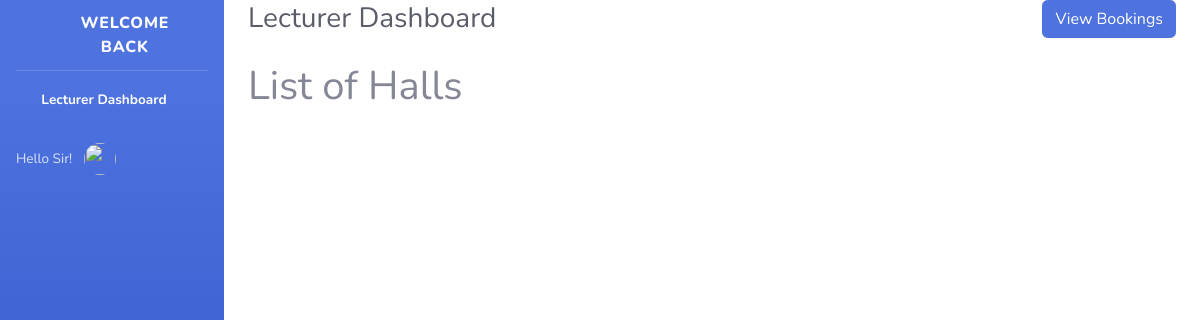
Before: /available/ with the older database file.
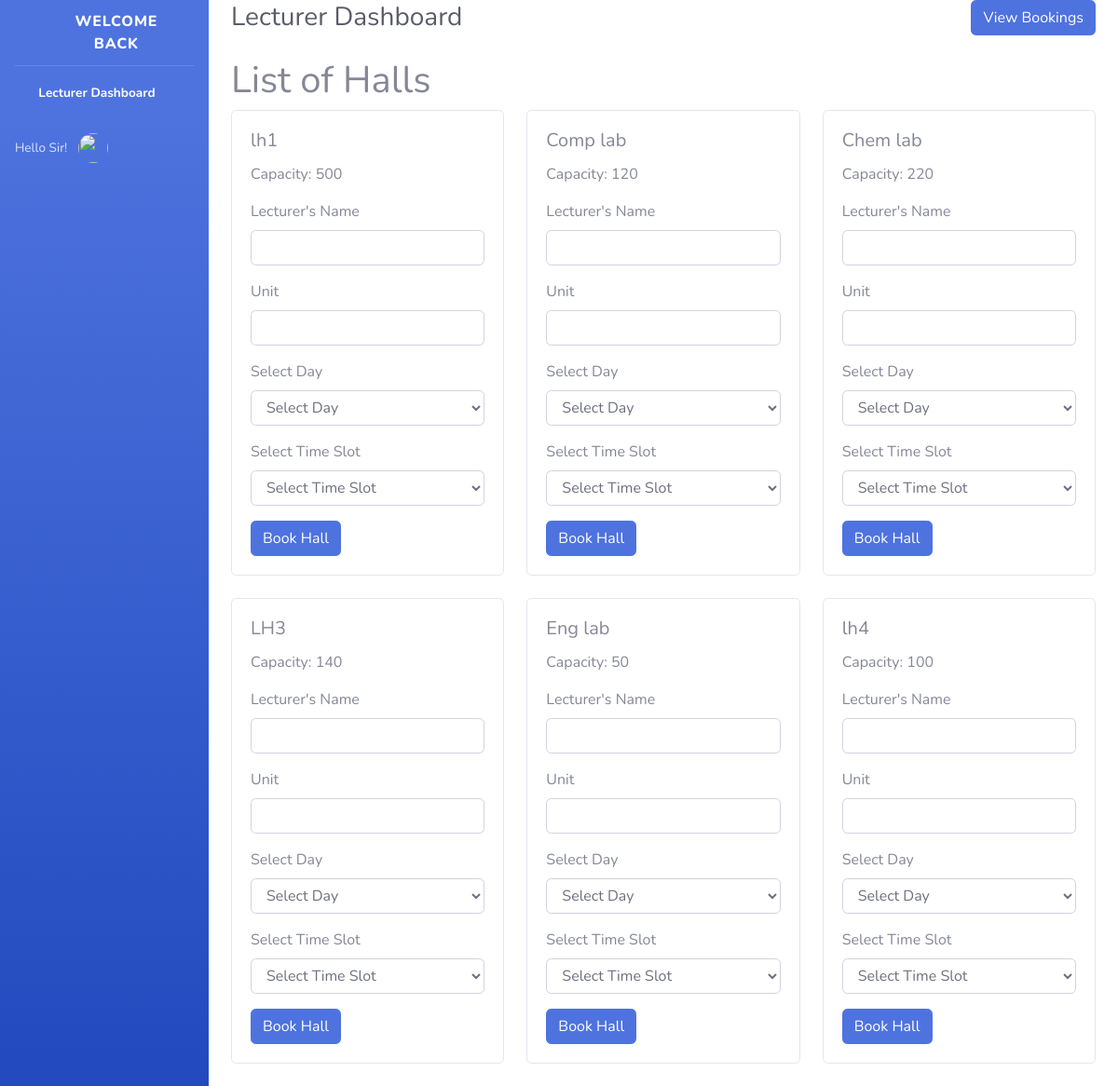
After: the same page with the newer database file.
### myapp/models.py (models this page shows, shortened)
class Hall(models.Model):
    name = models.CharField(max_length=100)
    capacity = models.IntegerField()
    slot_7_10 = models.BooleanField(default=True)
    slot_10_1 = models.BooleanField(default=True)
    slot_1_4 = models.BooleanField(default=True)
    slot_4_7 = models.BooleanField(default=True)

### myapp/views.py (the view)
# urls.py: path('available/', views.available, name='available'),
def available(request):
    halls = Hall.objects.all()
    return render (request, 'available.html', {'halls' : halls})

### myapp/templates/available.html (shortened to what this page needs)
<!DOCTYPE html>
<html lang="en">
<head>
    {% load static %}
    <link href="{% static 'vendor/fontawesome-free/css/all.min.css' %}" rel="stylesheet" type="text/css">
    <link href="{% static 'css/sb-admin-2.min.css' %}" rel="stylesheet">
</head>
<body id="page-top">
    {% block content %}
    <div id="wrapper">
        <ul class="navbar-nav bg-gradient-primary sidebar sidebar-dark accordion" id="accordionSidebar">
            <a class="sidebar-brand d-flex align-items-center justify-content-center" href="">
                <div class="sidebar-brand-icon rotate-n-15">
                    <i class="fas fa-laugh-wink"></i>
                </div>
                <div class="sidebar-brand-text mx-3">Welcome back</div>
            </a>
            <hr class="sidebar-divider my-0">
            <li class="nav-item active">
                <a class="nav-link" href="">
                    <i class="fas fa-fw fa-tachometer-alt"></i>
                    <span>Lecturer Dashboard</span></a>
            </li>
            <li class="nav-item dropdown no-arrow">
                <a class="nav-link dropdown-toggle" href="#" id="userDropdown" role="button"
                    data-toggle="dropdown" aria-haspopup="true" aria-expanded="false">
                    <span class="mr-2 d-none d-lg-inline text-black-600 small">Hello Sir!</span>
                    <img class="img-profile rounded-circle"
                        src="{% static 'img/undraw_profile.svg' %}">
                </a>
            </li>
        </ul>
    <div class="container-fluid">
        <div class="d-sm-flex align-items-center justify-content-between mb-4">
            <h1 class="h3 mb-0 text-gray-800">Lecturer Dashboard</h1>
            <a href="{% url 'booked' %}?hall_id={{ hall.id }}" class="btn btn-primary">View Bookings</a>
        </div>
        <h1>List of Halls</h1>
        <div class="row">
            {% for hall in halls %}
            <div class="col-md-4 mb-4">
                <div class="card">
                    <div class="card-body">
                        <h5 class="card-title">{{ hall.name }}</h5>
                        <p class="card-text">Capacity: {{ hall.capacity }}</p>
                            <form action="{% url 'submit_booking_request' %}" method="post">
                                <div class="form-group">
                                    <label for="lecturer">Lecturer's Name</label>
                                    <input type="text" class="form-control" id="lecturer" name="lecturer" required>
                                </div>
                                <div class="form-group">
                                    <label for="unit">Unit</label>
                                    <input type="text" class="form-control" id="unit" name="unit" required>
                                </div>
                                <div class="form-group">
                                    <label for="day">Select Day</label>
                                    <select class="form-control" id="day" name="day" required>
                                        <option value="">Select Day</option>
                                    </select>
                                </div>
                                <div class="form-group">
                                    <label for="time_slot">Select Time Slot</label>
                                    <select class="form-control" id="time_slot" name="time_slot" required>
                                        <option value="">Select Time Slot</option>
                                    </select>
                                </div>
                                <button type="submit" class="btn btn-primary">Book Hall</button>
                            </form>
                    </div>
                </div>
            </div>
    {% endfor %}
</div>
    </div>
    </div>
      {% endblock %}
</body>
</html>

Changed rows visible on the page:
added Hall: name "lh1", capacity "500"
added Hall: name "Comp lab", capacity "120"
added Hall: name "Chem lab", capacity "220"
added Hall: name "LH3", capacity "140"
added Hall: name "Eng lab", capacity "50"
added Hall: name "lh4", capacity "100"
